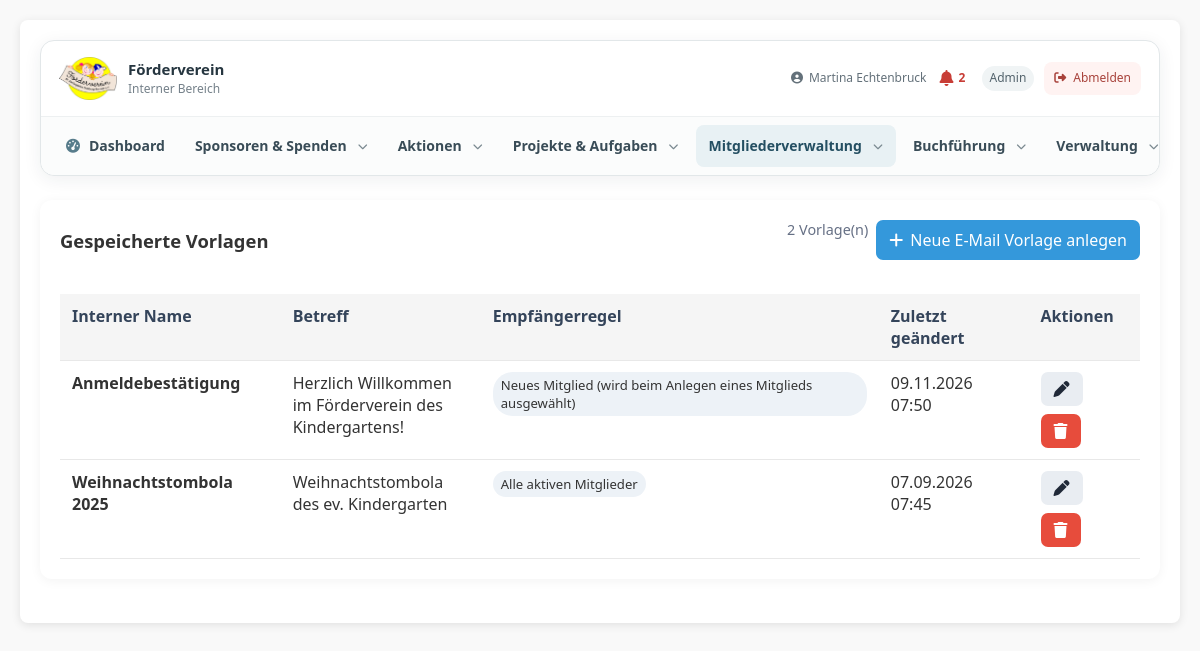
Screenshot of /mitglieder_email_vorlagen.php (signed in) with the database file from the repository.
### tables this page shows
CREATE TABLE `roles` (
  `id` int NOT NULL,
  `role_name` varchar(50) NOT NULL,
  `description` text,
  `created_at` timestamp NULL DEFAULT CURRENT_TIMESTAMP
);

CREATE TABLE `email_templates` (
  `id` int NOT NULL,
  `template_name` varchar(100) NOT NULL,
  `betreff` varchar(255) NOT NULL,
  `mailtext` text NOT NULL,
  `recipient_rule` varchar(50) NOT NULL DEFAULT 'all_active',
  `is_default` tinyint(1) DEFAULT '0',
  `created_at` timestamp NULL DEFAULT CURRENT_TIMESTAMP,
  `updated_at` timestamp NULL DEFAULT CURRENT_TIMESTAMP ON UPDATE CURRENT_TIMESTAMP
);

### mitglieder_email_vorlagen.php (called while the page is built, shortened)
<?php
require __DIR__ . '/app/Modules/Mitgliederverwaltung/Pages/email_templates.php';

### app/Core/Auth.php (called while the page is built, shortened)
<?php
function getUserRole() {
    $database = new Database();
    $conn = $database->getConnection();
    $stmt = $conn->prepare("
        SELECT r.role_name
        FROM users u
        JOIN user_roles ur ON u.id = ur.user_id
        JOIN roles r ON ur.role_id = r.id
        WHERE u.id = ?
        LIMIT 1
    ");
    $stmt->execute([$_SESSION['user_id']]);
    return $stmt->fetchColumn();
}
?>

### app/Modules/Mitgliederverwaltung/Pages/email_templates.php (the view, shortened to what this page needs)
<?php
$appRoot = dirname(__DIR__, 4);
require_once $appRoot . '/auth.php';
$editing = null;
$showNewForm = isset($_GET['neu']) && $_GET['neu'] === '1';
$recipientRules = [
    'all_active' => 'Alle aktiven Mitglieder',
    'active_no_end' => 'Aktive Mitglieder ohne Enddatum',
    'active_end_next_year' => 'Aktive Mitglieder mit Enddatum im nächsten Kalenderjahr',
    'active_end_this_year' => 'Aktive Mitglieder mit Enddatum im aktuellen Kalenderjahr',
    'active_or_terminated' => 'Aktive und gekündigte Mitglieder',
    'current_member' => 'Aktuelles Mitglied (z. B. für eine Kündigungsbestätigung)',
    'new_member' => 'Neues Mitglied (wird beim Anlegen eines Mitglieds ausgewählt)',
];
function mt_h($value): string { return htmlspecialchars((string)$value, ENT_QUOTES | ENT_SUBSTITUTE, 'UTF-8'); }
try {
    $db = (new Database())->getConnection();
    $db->setAttribute(PDO::ATTR_ERRMODE, PDO::ERRMODE_EXCEPTION);
    $templates = $db->query('SELECT id, template_name, betreff, mailtext, recipient_rule, updated_at FROM email_templates ORDER BY template_name ASC, id ASC')->fetchAll(PDO::FETCH_ASSOC);
} catch (Throwable $e) {
    $error = $e instanceof RuntimeException ? $e->getMessage() : 'Die Vorlagen konnten nicht geladen oder gespeichert werden.';
    if (!($e instanceof RuntimeException)) error_log('Mitglieder-E-Mail-Vorlagen: ' . $e->getMessage());
    $templates = $templates ?? [];
}
?>
<!doctype html>
<html lang="de">
<head>
<link rel="stylesheet" href="styles.css"><link rel="stylesheet" href="includes/navigation.css">
<link rel="stylesheet" href="https://cdnjs.cloudflare.com/ajax/libs/font-awesome/6.4.0/css/all.min.css">
</head>
<body><div class="container"><header class="app-page-header"><h1>E-Mail-Vorlagen</h1><?php require $appRoot . '/includes/navigation.php'; ?></header><main class="mt-wrap">
<section class="mt-card"><div class="mt-head"><h2>Gespeicherte Vorlagen</h2><div class="mt-actions"><span class="mt-muted"><?=count($templates)?> Vorlage(n)</span><?php if (!$editing && !$showNewForm): ?><a class="mt-btn primary" href="mitglieder_email_vorlagen.php?neu=1"><i class="fa-solid fa-plus" aria-hidden="true"></i> Neue E-Mail Vorlage anlegen</a><?php endif; ?></div></div>
<?php if(!$templates):?><p class="mt-muted">Es sind noch keine E-Mail-Vorlagen vorhanden.</p><?php else:?><div style="overflow-x:auto"><table class="mt-table"><thead><tr><th>Interner Name</th><th>Betreff</th><th>Empfängerregel</th><th>Zuletzt geändert</th><th>Aktionen</th></tr></thead><tbody>
<?php foreach($templates as $template):?><tr><td><strong><?=mt_h($template['template_name'])?></strong></td><td><?=mt_h($template['betreff'])?></td><td><span class="mt-rule"><?=mt_h($recipientRules[$template['recipient_rule']]??$template['recipient_rule'])?></span></td><td><?=!empty($template['updated_at'])?date('d.m.Y H:i',strtotime($template['updated_at'])):'–'?></td><td class="mt-row-actions"><div class="mt-actions"><a class="mt-btn" href="mitglieder_email_vorlagen.php?edit=<?=(int)$template['id']?>" title="Vorlage bearbeiten" aria-label="Vorlage bearbeiten"><i class="fa-solid fa-pen"></i></a><form method="post" onsubmit="return confirm('Diese E-Mail-Vorlage wirklich löschen?')"><input type="hidden" name="csrf_token" value="<?=mt_h($csrf)?>"><input type="hidden" name="action" value="delete"><input type="hidden" name="template_id" value="<?=(int)$template['id']?>"><button class="mt-btn danger" type="submit" title="Vorlage löschen" aria-label="Vorlage löschen"><i class="fa-solid fa-trash"></i></button></form></div></td></tr><?php endforeach;?>
</tbody></table></div><?php endif;?></section>
</main></div>
</body></html>

### includes/navigation.php (shortened to what this page needs)
<?php
$navigationItems = require __DIR__ . '/../config/navigation.php';
$currentPage = basename(parse_url($_SERVER['SCRIPT_NAME'] ?? '', PHP_URL_PATH) ?: '');
$currentQuery = [];
parse_str((string) (parse_url($_SERVER['REQUEST_URI'] ?? '', PHP_URL_QUERY) ?: ''), $currentQuery);
$isNavigationItemActive = static function (array $item) use ($currentPage, $currentQuery): bool {
    if ($currentPage !== basename((string) ($item['url'] ?? ''))) return false;
    $targetQuery = [];
    parse_str((string) (parse_url((string) ($item['url'] ?? ''), PHP_URL_QUERY) ?: ''), $targetQuery);
    foreach (['view'] as $key) {
        if (($targetQuery[$key] ?? null) !== ($currentQuery[$key] ?? null)) return false;
    }
    return true;
};
$currentUserName = $_SESSION['full_name'] ?? $_SESSION['username'] ?? 'Benutzer';
$currentUserRole = getUserRole();
$notificationUnreadCount = 0;
try {
    $notificationDb = (new Database())->getConnection();
    $notificationDb->setAttribute(PDO::ATTR_ERRMODE, PDO::ERRMODE_EXCEPTION);
    $notificationUserId = (int)($_SESSION['user_id'] ?? 0);
    $notificationConditions = ['user_id=?', 'is_read=0'];
    $notificationParams = [$notificationUserId];
    $notificationCountStmt = $notificationDb->prepare('SELECT COUNT(*) FROM notifications WHERE '.implode(' AND ', $notificationConditions));
    $notificationCountStmt->execute($notificationParams);
    $notificationUnreadCount = (int)$notificationCountStmt->fetchColumn();
} catch (Throwable $notificationError) {
    error_log('Benachrichtigungszähler: '.$notificationError->getMessage());
}
$visibleItems = [];
foreach ($navigationItems as $item) {
    if (!isset($item['permission']) || $item['permission'] === null || hasPermission($item['permission'])) {
        $visibleItems[] = $item;
    }
}
$navigationGroups = [
    'Sponsoren & Spenden' => ['Sponsorenübersicht', 'Spendenaktion'],
    'Aktionen' => ['Verkäufe & Bestellungen', 'Helferlisten'],
    'Projekte & Aufgaben' => ['Aufgabenübersicht', 'Projekt anlegen', 'Einzelaufgaben', 'Vorlagen'],
    'Mitgliederverwaltung' => ['Mitgliederübersicht', 'E-Mail-Vorlagen', 'Mitgliederkommunikation', 'Versandhistorie'],
    'Buchführung' => ['Buchungen'],
    'Verwaltung' => ['Benutzerverwaltung', 'Rollen & Rechte'],
];
$dashboardItem = null;
foreach ($visibleItems as $item) {
    if ($item['label'] === 'Dashboard') $dashboardItem = $item;
}
?>
<div class="app-navigation" aria-label="Hauptnavigation">
    <div class="app-navigation-top">
        <a class="app-navigation-brand" href="dashboard.php" aria-label="Förderverein intern – Dashboard">
            <img src="/intern/assets/foerderverein-logo.png" alt="Förderverein Ev. Kindergarten Duisburg-Rumeln e.V.">
            <span><strong>Förderverein</strong><small>Interner Bereich</small></span>
        </a>
        <div class="app-navigation-user">
            <a class="app-navigation-user-name app-navigation-profile-link" href="profile.php" title="Profil und Einstellungen öffnen"><i class="fas fa-user-circle" aria-hidden="true"></i> <?= htmlspecialchars((string) $currentUserName, ENT_QUOTES, 'UTF-8') ?></a>
            <a class="app-navigation-notifications<?= $notificationUnreadCount > 0 ? ' has-unread' : '' ?>" href="notifications.php" aria-label="Benachrichtigungen<?= $notificationUnreadCount > 0 ? ': '.$notificationUnreadCount.' ungelesen' : '' ?>" title="Benachrichtigungen">
                <i class="fas fa-bell" aria-hidden="true"></i>
                <?php if ($notificationUnreadCount > 0): ?><span class="app-navigation-notifications-count"><?= $notificationUnreadCount > 99 ? '99+' : $notificationUnreadCount ?></span><?php endif; ?>
            </a>
            <?php if ($currentUserRole !== null && $currentUserRole !== false && $currentUserRole !== ''): ?>
                <span class="app-navigation-role"><?= htmlspecialchars((string) $currentUserRole, ENT_QUOTES, 'UTF-8') ?></span>
            <?php endif; ?>
            <a class="app-navigation-logout" href="logout.php" title="Abmelden"><i class="fas fa-right-from-bracket" aria-hidden="true"></i><span>Abmelden</span></a>
        </div>
    </div>
    <nav class="app-navigation-menu" id="app-navigation-menu" aria-label="Bereiche">
        <?php if ($dashboardItem): ?>
            <a class="app-navigation-link<?= $currentPage === basename($dashboardItem['url']) ? ' is-active' : '' ?>" href="<?= htmlspecialchars($dashboardItem['url'], ENT_QUOTES, 'UTF-8') ?>"<?= $currentPage === basename($dashboardItem['url']) ? ' aria-current="page"' : '' ?>>
                <i class="<?= htmlspecialchars($dashboardItem['icon'], ENT_QUOTES, 'UTF-8') ?>" aria-hidden="true"></i><span>Dashboard</span>
            </a>
        <?php endif; ?>
        <?php foreach ($navigationGroups as $groupLabel => $groupItemLabels): ?>
            <?php
            $items = array_values(array_filter($visibleItems, static fn($item) => in_array($item['label'], $groupItemLabels, true)));
            $groupActive = false;
            foreach ($items as $item) if ($isNavigationItemActive($item)) $groupActive = true;
            ?>
            <div class="app-navigation-group<?= $groupActive ? ' has-active' : '' ?>">
                <button class="app-navigation-link app-navigation-group-toggle" type="button" aria-expanded="false">
                    <span><?= htmlspecialchars($groupLabel, ENT_QUOTES, 'UTF-8') ?></span><i class="fas fa-chevron-down app-navigation-chevron" aria-hidden="true"></i>
                </button>
            </div>
        <?php endforeach; ?>
    </nav>
</div>

### styles.css (style rules this page uses)
:root { --primary-color: #3498db; --success-color: #2ecc71; --warning-color: #f39c12; --danger-color: #e74c3c; --light-gray: #f5f5f5; --border-color: #ddd; --button-gray: #6c757d; }
* { box-sizing: border-box; }
body { font-family: 'Segoe UI', Tahoma, Geneva, Verdana, sans-serif; margin: 0; padding: 20px; background-color: #f9f9f9; color: #333; }
.container { max-width: 1400px; margin: 0 auto; background-color: white; border-radius: 8px; box-shadow: 0 2px 10px rgba(0,0,0,0.1); padding: 20px; }
table { width: 100%; border-collapse: collapse; margin-top: 20px; }
th, td { padding: 12px 15px; text-align: left; border-bottom: 1px solid var(--border-color); }
th { background-color: var(--light-gray); font-weight: 600; }
th:nth-child(2) { width: 200px; min-width: 200px; }
html { -webkit-text-size-adjust: 100%; text-size-adjust: 100%; }
img, video, canvas, svg { max-width: 100%; }
input, select, textarea, button { font: inherit; }
button, input[type="button"], input[type="submit"], .btn, .button { touch-action: manipulation; }

### includes/navigation.css (style rules this page uses)
.app-navigation { width: 100%; text-align: left; color: #263640; font-size: 14px; line-height: 1.4; border: 1px solid #e2e7e9; border-radius: 14px; background: #fff; box-shadow: 0 4px 18px rgba(30, 45, 55, .07); position: relative; z-index: 50; }
.app-navigation-top { display: flex; align-items: center; gap: 18px; min-height: 76px; padding: 10px 18px; border-bottom: 1px solid #edf0f1; }
.app-navigation-brand { display: inline-flex; align-items: center; gap: 11px; min-width: 205px; color: #263640; text-decoration: none; }
.app-navigation-brand img { display: block; width: 58px; height: 52px; object-fit: contain; }
.app-navigation-brand span { display: flex; flex-direction: column; gap: 3px; }
.app-navigation-brand strong { font-size: 15px; line-height: 1.2; }
.app-navigation-brand small { color: #75818a; font-size: 12px; }
.app-navigation-user { margin-left: auto; display: flex; align-items: center; justify-content: flex-end; gap: 10px; color: #64717a; font-size: 12px; min-width: 0; }
.app-navigation-user-name { display: inline-flex; align-items: center; gap: 6px; }
.app-navigation-role { padding: 4px 8px; border-radius: 99px; background: #f0f4f5; color: #53636c; }
.app-navigation-notifications { position: relative; display: inline-flex; align-items: center; justify-content: center; gap: 5px; min-width: 24px; min-height: 32px; padding: 2px 3px; border: 0; border-radius: 0; background: transparent; color: #8a969c; text-decoration: none; font-size: 16px; transition: color .15s ease; }
.app-navigation-notifications > i { color: inherit; }
.app-navigation-notifications.has-unread, .app-navigation-notifications.has-unread > i { color: #c83d36; }
.app-navigation-notifications-count { color: #c83d36; font-size: 12px; line-height: 1; font-weight: 700; min-width: 10px; text-align: left; }
.app-navigation-logout { display: inline-flex; align-items: center; gap: 7px; padding: 8px 10px; border-radius: 8px; color: #a8423b !important; text-decoration: none; background: #fff3f2; white-space: nowrap; }
.app-navigation-menu { display: flex; align-items: stretch; gap: 4px; padding: 8px 12px; background: #fbfcfc; border-radius: 0 0 14px 14px; }
.app-navigation-link { display: inline-flex; align-items: center; justify-content: center; gap: 9px; min-height: 42px; padding: 10px 13px; border: 0; border-radius: 8px; background: transparent; color: #394c57; font: inherit; font-weight: 600; text-decoration: none; white-space: nowrap; cursor: pointer; }
.app-navigation-link.is-active, .app-navigation-group.has-active > .app-navigation-link { background: #e8f1f4; color: #244f62; }
.app-navigation-link > i:first-child { color: #577c8b; }
.app-navigation-group { position: relative; display: flex; align-items: stretch; }
.app-navigation-group-toggle { width: 100%; }
.app-navigation-chevron { margin-left: 2px; font-size: 10px; color: #7a8990; transition: transform .15s ease; }
.app-page-header { display: flex; flex-direction: column; align-items: stretch; gap: 18px; margin-bottom: 24px; }
.app-page-header > .app-navigation { width: 100%; min-width: 0; }
.app-page-header { display: block; }
.app-navigation-profile-link, .app-navigation-profile-link:visited, .app-navigation-profile-link:hover, .app-navigation-profile-link:active { color: inherit !important; text-decoration: none !important; }
.app-navigation-profile-link { cursor: pointer; }

### rows the page displays
roles: role_name "Admin"
email_templates: template_name "Anmeldebestätigung", betreff "Herzlich Willkommen im Förderverein des Kindergartens!", recipient_rule "Neues Mitglied (wird beim Anlegen eines Mitglieds ausgewählt)", updated_at "09.11.2026 07:50"
email_templates: template_name "Weihnachtstombola 2025", betreff "Weihnachtstombola des ev. Kindergarten", recipient_rule "Alle aktiven Mitglieder", updated_at "07.09.2026 07:45"

### other values shown
$currentUserName "Martina Echtenbruck"
$notificationUnreadCount "2"
$groupLabel "Sponsoren & Spenden"
$groupLabel "Aktionen"
$groupLabel "Projekte & Aufgaben"
$groupLabel "Mitgliederverwaltung"
$groupLabel "Buchführung"
$groupLabel "Verwaltung"
count($templates) "2"
